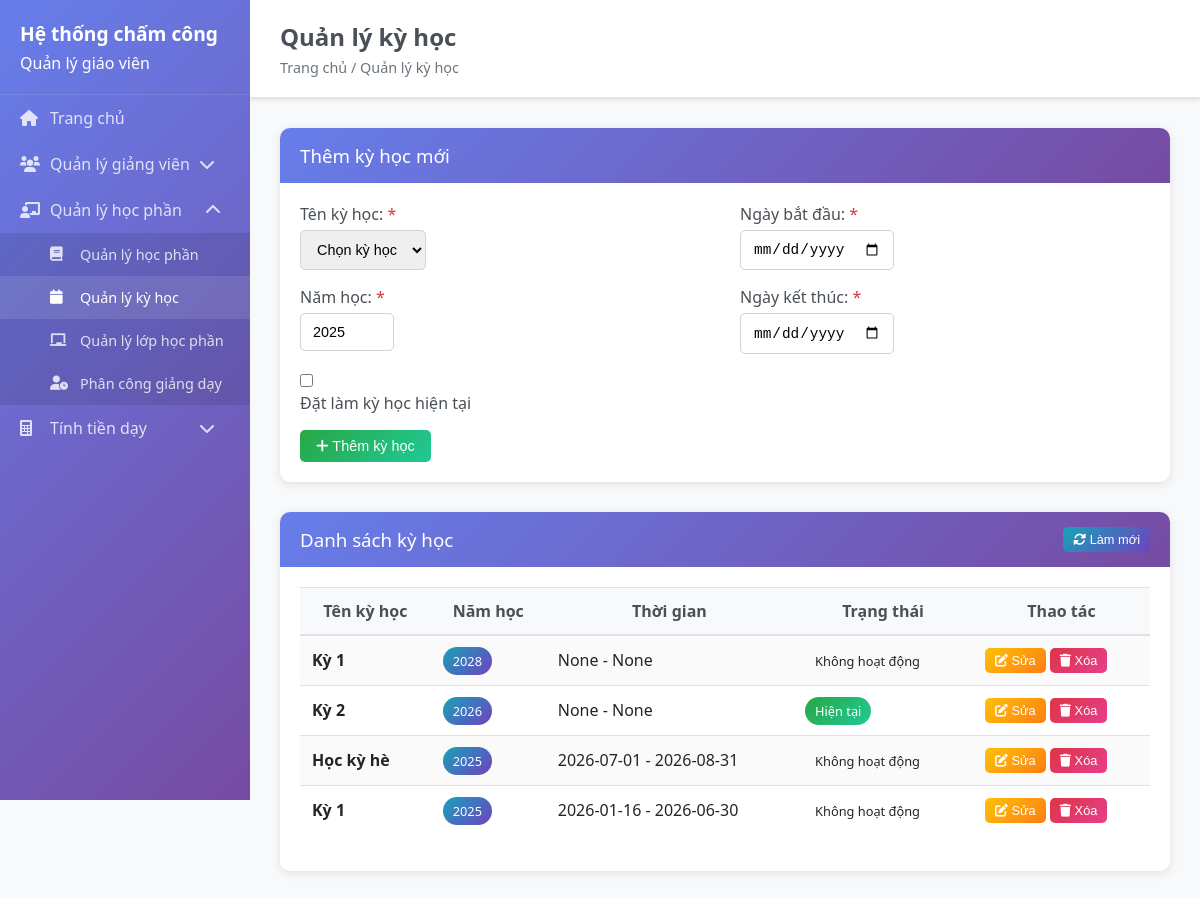
Page /semesters on the earlier database version.
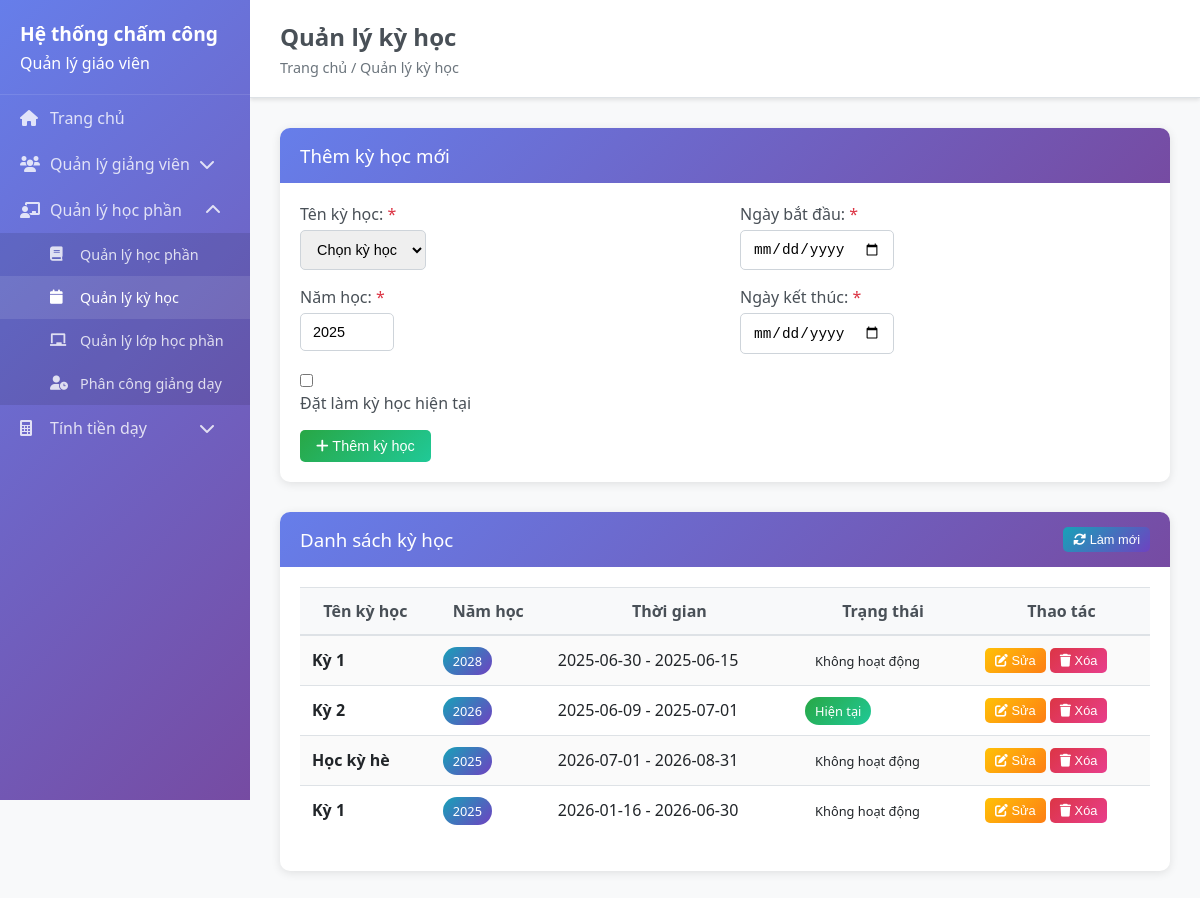
Same page on the later database version.
### backend/models/semester.py (models this page shows, shortened)
class Semester(BaseModel):
    __tablename__ = 'semesters'
    name = db.Column(db.String(100), nullable=False)  # Kì 1, Kì 2, Kì 3 (Hè)
    year = db.Column(db.Integer, nullable=False)
    academic_year = db.Column(db.String(10), nullable=True)  # 2024-2025
    start_date = db.Column(db.Date, nullable=True)
    end_date = db.Column(db.Date, nullable=True)
    is_current = db.Column(db.Boolean, default=False)  # Kì hiện tại
    is_active = db.Column(db.Boolean, default=True)

### backend/app.py (the view)
@app.route('/semesters')
def semesters():
    try:
        semesters_list = []
        current_year = datetime.now().year
        if 'Semester' in globals():
            semesters_list = Semester.query.filter_by(is_active=True).order_by(Semester.year.desc(), Semester.name).all()
        return render_template('semesters.html',
                             semesters=semesters_list,
                             current_year=current_year)
    except Exception as e:
        print(f"Error in semesters route: {e}")
        return render_template('semesters.html',
                             semesters=[],
                             current_year=datetime.now().year)

### frontend/templates/semesters.html (shortened to what this page needs)
<!DOCTYPE html>
<html lang="en">
    <head>
        <link rel="stylesheet" href="{{ url_for('static', filename='css/style.css') }}">
    </head>
    <body>
        {% extends "base.html" %}
        {% block page_title %}Quản lý kỳ học{% endblock %}
        {% block breadcrumb %}Trang chủ / Quản lý kỳ học{% endblock %}
        {% block content %}
        <div class="card">
            <div class="card-header">
                <h3>Thêm kỳ học mới</h3>
            </div>
            <div class="card-body">
                <form id="semester-form">
                    <div class="row">
                        <div class="col-md-6">
                            <div class="form-group">
                                <label for="semester-name">Tên kỳ học: <span class="text-danger">*</span></label>
                                <select id="semester-name" name="name" class="form-control" required>
                                    <option value="">Chọn kỳ học</option>
                                </select>
                            </div>
                            <div class="form-group">
                                <label for="semester-year">Năm học: <span class="text-danger">*</span></label>
                                <input type="number" id="semester-year" name="year" class="form-control" required
                                       min="2020" max="2030" value="{{ current_year }}">
                            </div>
                        </div>
                        <div class="col-md-6">
                            <div class="form-group">
                                <label for="semester-start-date">Ngày bắt đầu: <span class="text-danger">*</span></label>
                                <input type="date" id="semester-start-date" name="start_date" class="form-control" required>
                            </div>
                            <div class="form-group">
                                <label for="semester-end-date">Ngày kết thúc: <span class="text-danger">*</span></label>
                                <input type="date" id="semester-end-date" name="end_date" class="form-control" required>
                            </div>
                        </div>
                    </div>
                    <div class="form-group">
                        <div class="form-check">
                            <input type="checkbox" id="semester-is-current" name="is_current" class="form-check-input">
                            <label for="semester-is-current" class="form-check-label">Đặt làm kỳ học hiện tại</label>
                        </div>
                    </div>
                    <button type="submit" class="btn btn-success" id="submit-btn">
                        <i class="fas fa-plus"></i> Thêm kỳ học
                    </button>
                </form>
            </div>
        </div>
        <div class="card">
            <div class="card-header d-flex justify-content-between align-items-center">
                <h3>Danh sách kỳ học</h3>
                <button class="btn btn-info btn-sm" onclick="refreshSemestersList()">
                    <i class="fas fa-sync-alt"></i> Làm mới
                </button>
            </div>
            <div class="card-body">
                <div class="table-responsive">
                    <table class="table table-striped" id="semesters-table">
                        <thead>
                            <tr>
                                <th>Tên kỳ học</th>
                                <th>Năm học</th>
                                <th>Thời gian</th>
                                <th>Trạng thái</th>
                                <th>Thao tác</th>
                            </tr>
                        </thead>
                        <tbody>
                            {% for semester in semesters %}
                            <tr>
                                <td><strong>{{ semester.name }}</strong></td>
                                <td><span class="badge badge-info">{{ semester.year }}</span></td>
                                <td>{{ semester.start_date }} - {{ semester.end_date }}</td>
                                <td>
                                    {% if semester.is_current %}
                                    <span class="badge badge-success">Hiện tại</span>
                                    {% else %}
                                    <span class="badge badge-secondary">Không hoạt động</span>
                                    {% endif %}
                                </td>
                                <td>
                                    <button class="btn btn-warning btn-sm" onclick="editSemester({{ semester.id }})">
                                        <i class="fas fa-edit"></i> Sửa
                                    </button>
                                    <button class="btn btn-danger btn-sm" onclick="deleteSemester({{ semester.id }})">
                                        <i class="fas fa-trash"></i> Xóa
                                    </button>
                                </td>
                            </tr>
                            {% else %}
                            <tr>
                                <td colspan="5" class="text-center">Chưa có kỳ học nào</td>
                            </tr>
                            {% endfor %}
                        </tbody>
                    </table>
                </div>
            </div>
        </div>
        {% endblock %}

### frontend/templates/base.html (shortened to what this page needs)
<!DOCTYPE html>
<html lang="vi">
<head>
    <link rel="stylesheet" href="{{ url_for('static', filename='css/style.css') }}">
    <link rel="stylesheet" href="https://cdnjs.cloudflare.com/ajax/libs/font-awesome/6.0.0/css/all.min.css">
</head>
<body>
    <div class="sidebar">
        <div class="sidebar-header">
            <h1>Hệ thống chấm công</h1>
            <p>Quản lý giáo viên</p>
        </div>
        <nav class="sidebar-nav">
            <ul>
                <li>
                    <a href="{{ url_for('index') }}" {% if request.endpoint == 'index' %}class="active"{% endif %}>
                        <i class="fas fa-home"></i> Trang chủ
                    </a>
                </li>
                <li class="has-dropdown">
                    <a href="#" class="dropdown-toggle">
                        <i class="fas fa-users"></i> Quản lý giảng viên
                        <i class="fas fa-chevron-down dropdown-icon"></i>
                    </a>
                </li>
                <li class="has-dropdown">
                    <a href="#" class="dropdown-toggle">
                        <i class="fas fa-chalkboard-teacher"></i> Quản lý học phần
                        <i class="fas fa-chevron-down dropdown-icon"></i>
                    </a>
                    <ul class="dropdown-menu">
                        <li><a href="{{ url_for('subjects') }}"><i class="fas fa-book"></i> Quản lý học phần</a></li>
                        <li><a href="{{ url_for('semesters') }}"><i class="fas fa-calendar"></i> Quản lý kỳ học</a></li>
                        <li><a href="{{ url_for('class_sections') }}"><i class="fas fa-chalkboard"></i> Quản lý lớp học phần</a></li>
                        <li><a href="{{ url_for('teaching_assignments') }}"><i class="fas fa-user-clock"></i> Phân công giảng dạy</a></li>
                    </ul>
                </li>
                <li class="has-dropdown">
                    <a href="#" class="dropdown-toggle">
                        <i class="fas fa-calculator"></i> Tính tiền dạy
                        <i class="fas fa-chevron-down dropdown-icon"></i>
                    </a>
                </li>
            </ul>
        </nav>
    </div>
    <div class="main-content">
        <header class="main-header">
            <h2>{% block page_title %}Trang chủ{% endblock %}</h2>
            <div class="breadcrumb">{% block breadcrumb %}Trang chủ{% endblock %}</div>
        </header>
        <main class="content">
            {% block content %}{% endblock %}
        </main>
    </div>
</body>
</html>

### frontend/static/css/style.css (style rules this page uses)
* { margin: 0; padding: 0; box-sizing: border-box; }
body { font-family: 'Segoe UI', Tahoma, Geneva, Verdana, sans-serif; background-color: #f8f9fa; color: #333; }
.sidebar { position: fixed; top: 0; left: 0; height: 100vh; width: 250px; background: linear-gradient(135deg, #667eea 0%, #764ba2 100%); color: white; z-index: 1000; overflow-y: auto; }
.sidebar-header { padding: 20px; border-bottom: 1px solid rgba(255,255,255,0.1); }
.sidebar-header h1 { font-size: 1.2rem; margin-bottom: 5px; }
.sidebar-nav ul { list-style: none; padding: 0; }
.sidebar-nav a { display: flex; align-items: center; padding: 12px 20px; color: rgba(255,255,255,0.8); text-decoration: none; transition: all 0.3s ease; }
.sidebar-nav a:hover, .sidebar-nav a.active { background-color: rgba(255,255,255,0.1); color: white; }
.sidebar-nav i { margin-right: 10px; width: 20px; }
.has-dropdown > a { position: relative; }
.dropdown-icon { margin-left: auto; transition: transform 0.3s ease; }
.has-dropdown.open .dropdown-icon { transform: rotate(180deg); }
.dropdown-menu { max-height: 0; overflow: hidden; transition: max-height 0.3s ease; background-color: rgba(0,0,0,0.1); }
.has-dropdown.open .dropdown-menu { max-height: 500px; }
.dropdown-menu a { padding-left: 50px; font-size: 0.9rem; }
.main-content { margin-left: 250px; min-height: 100vh; }
.main-header { background: white; padding: 20px 30px; border-bottom: 1px solid #dee2e6; box-shadow: 0 2px 4px rgba(0,0,0,0.1); }
.main-header h2 { margin-bottom: 5px; color: #495057; }
.breadcrumb { color: #6c757d; font-size: 0.9rem; }
.content { padding: 30px; }
.card { background: white; border-radius: 10px; box-shadow: 0 2px 10px rgba(0,0,0,0.1); margin-bottom: 30px; border: none; }
.card-header { background: linear-gradient(135deg, #667eea 0%, #764ba2 100%); color: white; padding: 15px 20px; border-radius: 10px 10px 0 0; border-bottom: none; }
.card-header h3, .card-header h5 { margin: 0; font-weight: 500; }
.card-body { padding: 20px; }
.form-group { margin-bottom: 1rem; }
.form-group label { font-weight: 500; margin-bottom: 5px; display: block; color: #495057; }
.form-control { border: 1px solid #ced4da; border-radius: 5px; padding: 10px 12px; font-size: 0.9rem; transition: all 0.3s ease; }
.btn { border-radius: 5px; padding: 8px 16px; font-size: 0.9rem; font-weight: 500; border: none; cursor: pointer; transition: all 0.3s ease; text-decoration: none; display: inline-block; }
.btn-success { background: linear-gradient(135deg, #28a745, #20c997); color: white; }
.btn-warning { background: linear-gradient(135deg, #ffc107, #fd7e14); color: white; }
.btn-danger { background: linear-gradient(135deg, #dc3545, #e83e8c); color: white; }
.btn-info { background: linear-gradient(135deg, #17a2b8, #6f42c1); color: white; }
.btn-sm { padding: 5px 10px; font-size: 0.8rem; }
.table { width: 100%; margin-bottom: 1rem; color: #212529; border-collapse: collapse; }
.table th, .table td { padding: 12px; vertical-align: middle; border-top: 1px solid #dee2e6; }
.table thead th { background-color: #f8f9fa; border-bottom: 2px solid #dee2e6; font-weight: 600; color: #495057; }
.table-striped tbody tr:nth-of-type(odd) { background-color: rgba(0,0,0,0.02); }
.table-responsive { overflow-x: auto; }
.badge { padding: 5px 10px; border-radius: 20px; font-size: 0.8rem; font-weight: 500; }
.badge-info { background: linear-gradient(135deg, #17a2b8, #6f42c1); color: white; }
.badge-success { background: linear-gradient(135deg, #28a745, #20c997); color: white; }
.text-danger { color: #dc3545; }
.d-flex { display: flex; }
.justify-content-between { justify-content: space-between; }
.align-items-center { align-items: center; }
.row { display: flex; flex-wrap: wrap; margin: 0 -15px; }
.col-md-3, .col-md-4, .col-md-6, .col-md-8, .col-12 { padding: 0 15px; }
.col-md-6 { flex: 0 0 50%; max-width: 50%; }

Differences in the rows shown:
removed Semester: name "Kỳ 1", year "2028", start_date "None", end_date "None", is_current "Không hoạt động"
added Semester: name "Kỳ 1", year "2028", start_date "2025-06-30", end_date "2025-06-15", is_current "Không hoạt động"
changed Semester "Kỳ 2": start_date "None" → "2025-06-09"; end_date "None" → "2025-07-01"
